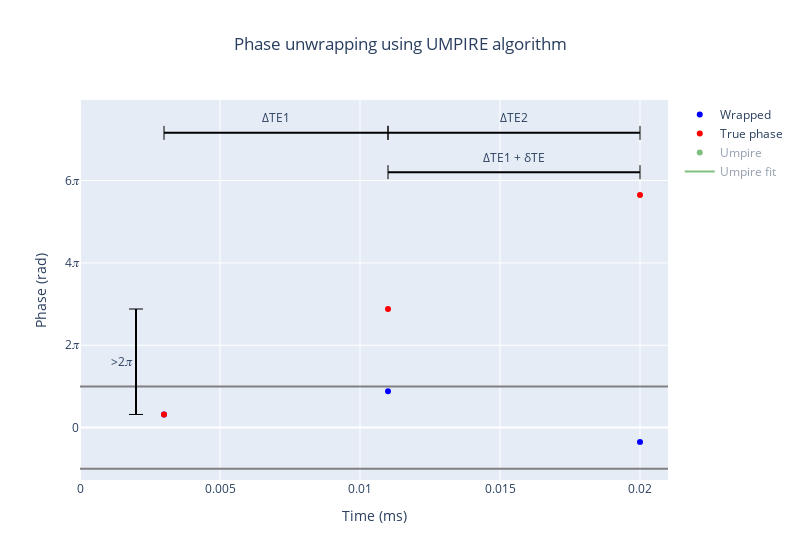

Notebook cell for this chart:
### Code cell
#| label: b0Fig17jn

# Prepare Python environment

import numpy as np
import plotly.express as px
import os
import nibabel as nib
import numpy as np
from plotly.subplots import make_subplots
import plotly.graph_objects as go
import math
from sklearn.linear_model import LinearRegression
import copy
PI_UNICODE = "\U0001D70B"
DELTA_UNICODE = "\u0394"
GYRO_UNICODE = "\U0001D6FE"
GREEK_DELTA_UNICODE = "\u03B4"
phase1, phase2, phase3 = (-1, 2, 14)
phase_wrapped1 = 14-4*math.pi
phase_unwrapped1 = 14-2*math.pi
beg = 0
end = 0.016
def complex_difference(phase1, phase2):
    """ Calculates the complex difference between 2 phase arrays (phase2 - phase1)

    Args:
        phase1 (numpy.ndarray): Array containing phase data in radians
        phase2 (numpy.ndarray): Array containing phase data in radians. Must be the same shape as phase1.

    Returns:
        numpy.ndarray: The difference in phase between each voxels of phase2 and phase1 (phase2 - phase1)
    """

    # Calculate phasediff using complex difference
    comp_0 = np.exp(-1j * phase1)
    comp_1 = np.exp(1j * phase2)
    return np.angle(comp_0 * comp_1)

def umpire_3echoes(phases, times):
    """
    This function performs unwrapping using the UMPIRE algorithm with 3 echoes. UMPIRE requires echo times that are unevenly spaced.
    """
    
    # Complex difference
    dpTE2 = complex_difference(phases[1], phases[2])
    dpTE1 = complex_difference(phases[0], phases[1])
    dpd = complex_difference(dpTE1, dpTE2)
    # print("Diff in phase diff:" , dpd)
    dTEs = np.array([times[1]-times[0], times[2]-times[1]])
    dt_dpd = dTEs[1] - dTEs[0]
    
    # Slope
    slope = dpd / dt_dpd
    
    # n wraps in differences
    n_wraps_dp = np.round((dTEs - dTEs*slope) / (2*math.pi))
    
    # Remove wraps in differences
    dpTE1_prime = dpTE1 - (2*n_wraps_dp[0]*math.pi)
    dpTE2_prime = dpTE2 - (2*n_wraps_dp[1]*math.pi)
    
    # Calculate better slope
    slope_prime1 = dpTE1_prime / dTEs[0]
    slope_prime2 = dpTE2_prime / dTEs[1]
    slope_avg = (slope_prime1 + slope_prime2) / 2
    
    # Calculate wraps in original phase
    n_wraps = np.round((phases - t*slope_avg) / (2*math.pi))
    
    # Remove wraps
    unwrapped_with_phase_offset = phases - 2*math.pi*n_wraps
    
    # # Calculate receiver offset
    # r = (t[0] * unwrapped_with_phase_offset[1] - t[1] * unwrapped_with_phase_offset[0]) / dTEs[0]

    # # Remove receiver phase offset
    # phase_no_offset = complex_difference(r, unwrapped_with_phase_offset)
    # # Unwrap one last time
    # ns = np.round((phase_no_offset - t*slope_avg) / (2*math.pi))
    # unwrapped_umpire = phase_no_offset - 2*math.pi*ns
    
    return unwrapped_with_phase_offset

t = np.array([0.003, 0.011, 0.020])
y_unwrapped = np.array([1.0, 9.05, 17.75])
wrapped = copy.deepcopy(y_unwrapped)
wrapped[0] = np.angle(np.exp(1j*wrapped[0]))
wrapped[1] = np.angle(np.exp(1j*wrapped[1]))
wrapped[2] = np.angle(np.exp(1j*wrapped[2]))
beg = 0.0
end = 0.021

# Fit original data
reg1 = LinearRegression().fit(t.reshape(-1, 1), y_unwrapped.reshape(-1,1))
fieldmap_rad1 = reg1.coef_[0]  # [rad / s]
fieldmap_intercept1 = reg1.intercept_[0]  # [rad / s]
t_predict1 = np.array([beg, end])
y_predict1 = reg1.predict(t_predict1.reshape(-1,1))[:,0]

# Unwrap with UMPIRE
unwrapped_umpire = umpire_3echoes(wrapped, t)

# Fit unwrapped data of UMPIRE
reg2 = LinearRegression().fit(t.reshape(-1, 1), unwrapped_umpire.reshape(-1,1))
# Slope of linear regression reshaped into the shape of original 3D phase.
fieldmap_rad2 = reg2.coef_[0]  # [rad / s]
fieldmap_intercept2 = reg2.intercept_[0]  # [rad / s]
t_predict2 = np.array([beg, end])
y_predict2 = reg2.predict(t_predict2.reshape(-1,1))[:,0]

# Plot
height_annotations = 7*math.pi + 0.5
fig = go.Figure()
fig.add_trace(go.Scatter(x=t, y=wrapped, mode='markers', marker=dict(color='blue'), name='Wrapped'))
fig.add_trace(go.Scatter(x=t, y=y_unwrapped, mode='markers', marker=dict(color='red'), name='True phase'))
fig.add_trace(go.Scatter(x=t, y=unwrapped_umpire, mode='markers', marker=dict(color='green'), name='Umpire', visible='legendonly'))
fig.add_trace(go.Scatter(x=t_predict2, y=y_predict2, mode='lines', marker=dict(color='green'), name='Umpire fit', visible='legendonly'))
fig.add_trace(go.Scatter(x=[beg, end], y=[math.pi, math.pi], mode='lines', line=dict(color='gray'), showlegend=False))
fig.add_trace(go.Scatter(x=[beg, end], y=[-math.pi, -math.pi], mode='lines', line=dict(color='gray'), showlegend=False))
fig.add_trace(go.Scatter(x=[t[0], t[1]], y=[height_annotations, height_annotations], mode='lines+markers', 
                         marker=dict(symbol="line-ns-open", color="black",size=10),
                         line=dict(color='black'), showlegend=False))
fig.add_trace(go.Scatter(x=[t[1], t[2]], y=[height_annotations, height_annotations], mode='lines+markers', 
                         marker=dict(symbol="line-ns-open", color="black",size=10),
                         line=dict(color='black'), showlegend=False))
fig.add_trace(go.Scatter(x=[t[1], t[2]], y=[height_annotations-3, height_annotations-3], mode='lines+markers', 
                         marker=dict(symbol="line-ns-open", color="black",size=10),
                         line=dict(color='black'), showlegend=False))
fig.add_trace(go.Scatter(x=[0.002, 0.002], y=[y_unwrapped[0], y_unwrapped[1]], mode='lines+markers', 
                         marker=dict(symbol="line-ew-open", color="black",size=10),
                         line=dict(color='black'), showlegend=False))
fig.add_annotation(x=(t[1]-t[0])/2 + t[0], y=height_annotations+1.15, text=f"{DELTA_UNICODE}TE1", showarrow=False)
fig.add_annotation(x=(t[2]-t[1])/2 + t[1], y=height_annotations+1.15, text=f"{DELTA_UNICODE}TE2", showarrow=False)
fig.add_annotation(x=(t[2]-t[1])/2 + t[1], y=height_annotations+1.15-3, text=f"{DELTA_UNICODE}TE1 + {GREEK_DELTA_UNICODE}TE", showarrow=False)
fig.add_annotation(x=0.0015, y=(y_unwrapped[1] + y_unwrapped[0]) / 2, text=f">2{PI_UNICODE}", showarrow=False)
fig.update_xaxes(title_text="Time (ms)", range=[beg, end])
fig.update_yaxes(title_text="Phase (rad)", tickmode = 'array', range=[-4,25],
                 tickvals = [-2*math.pi, 0, 2*math.pi, 4*math.pi, 6*math.pi],
                 ticktext = [f'-2{PI_UNICODE}', '0', f'2{PI_UNICODE}', f'4{PI_UNICODE}', f'6{PI_UNICODE}'])
fig.update_layout({"width": 800}, title_text="Phase unwrapping using UMPIRE algorithm", title_x=0.5)
fig.show()

### Figure 1 — Plotly figure (JSON) as saved in the notebook; plotly's stock layout.template omitted (floating-point values rounded to 4 significant figures)
{"data": [{"marker": {"color": "blue"}, "mode": "markers", "name": "Wrapped", "type": "scatter", "x": [0.003, 0.011, 0.02], "y": [1, 2.767, -1.1]}, {"marker": {"color": "red"}, "mode": "markers", "name": "True phase", "type": "scatter", "x": [0.003, 0.011, 0.02], "y": [1, 9.05, 17.75]}, {"marker": {"color": "green"}, "mode": "markers", "name": "Umpire", "type": "scatter", "visible": "legendonly", "x": [0.003, 0.011, 0.02], "y": [1, 9.05, 17.75]}, {"marker": {"color": "green"}, "mode": "lines", "name": "Umpire fit", "type": "scatter", "visible": "legendonly", "x": [0, 0.021], "y": [-1.896, 18.79]}, {"line": {"color": "gray"}, "mode": "lines", "showlegend": false, "type": "scatter", "x": [0, 0.021], "y": [3.142, 3.142]}, {"line": {"color": "gray"}, "mode": "lines", "showlegend": false, "type": "scatter", "x": [0, 0.021], "y": [-3.142, -3.142]}, {"line": {"color": "black"}, "marker": {"color": "black", "size": 10, "symbol": "line-ns-open"}, "mode": "lines+markers", "showlegend": false, "type": "scatter", "x": [0.003, 0.011], "y": [22.49, 22.49]}, {"line": {"color": "black"}, "marker": {"color": "black", "size": 10, "symbol": "line-ns-open"}, "mode": "lines+markers", "showlegend": false, "type": "scatter", "x": [0.011, 0.02], "y": [22.49, 22.49]}, {"line": {"color": "black"}, "marker": {"color": "black", "size": 10, "symbol": "line-ns-open"}, "mode": "lines+markers", "showlegend": false, "type": "scatter", "x": [0.011, 0.02], "y": [19.49, 19.49]}, {"line": {"color": "black"}, "marker": {"color": "black", "size": 10, "symbol": "line-ew-open"}, "mode": "lines+markers", "showlegend": false, "type": "scatter", "x": [0.002, 0.002], "y": [1, 9.05]}], "layout": {"annotations": [{"showarrow": false, "text": "ΔTE1", "x": 0.007, "y": 23.64}, {"showarrow": false, "text": "ΔTE2", "x": 0.0155, "y": 23.64}, {"showarrow": false, "text": "ΔTE1 + δTE", "x": 0.0155, "y": 20.64}, {"showarrow": false, "text": ">2𝜋", "x": 0.0015, "y": 5.025}], "title": {"text": "Phase unwrapping using UMPIRE algorithm", "x": 0.5}, "width": 800, "xaxis": {"range": [0, 0.021], "title": {"text": "Time (ms)"}}, "yaxis": {"range": [-4, 25], "tickmode": "array", "ticktext": ["-2𝜋", "0", "2𝜋", "4𝜋", "6𝜋"], "tickvals": [-6.283, 0, 6.283, 12.57, 18.85], "title": {"text": "Phase (rad)"}}}}
